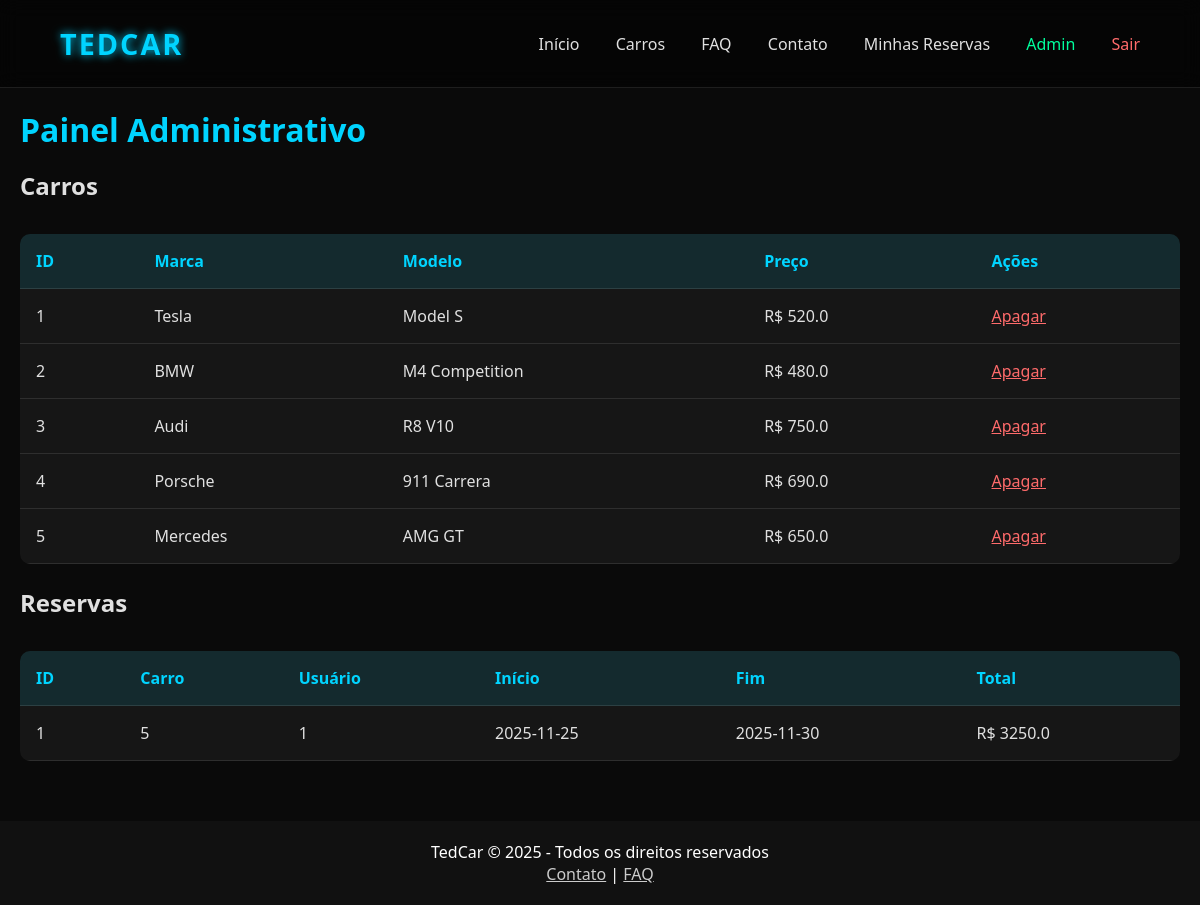
Before: /admin (signed in) with the older database file.
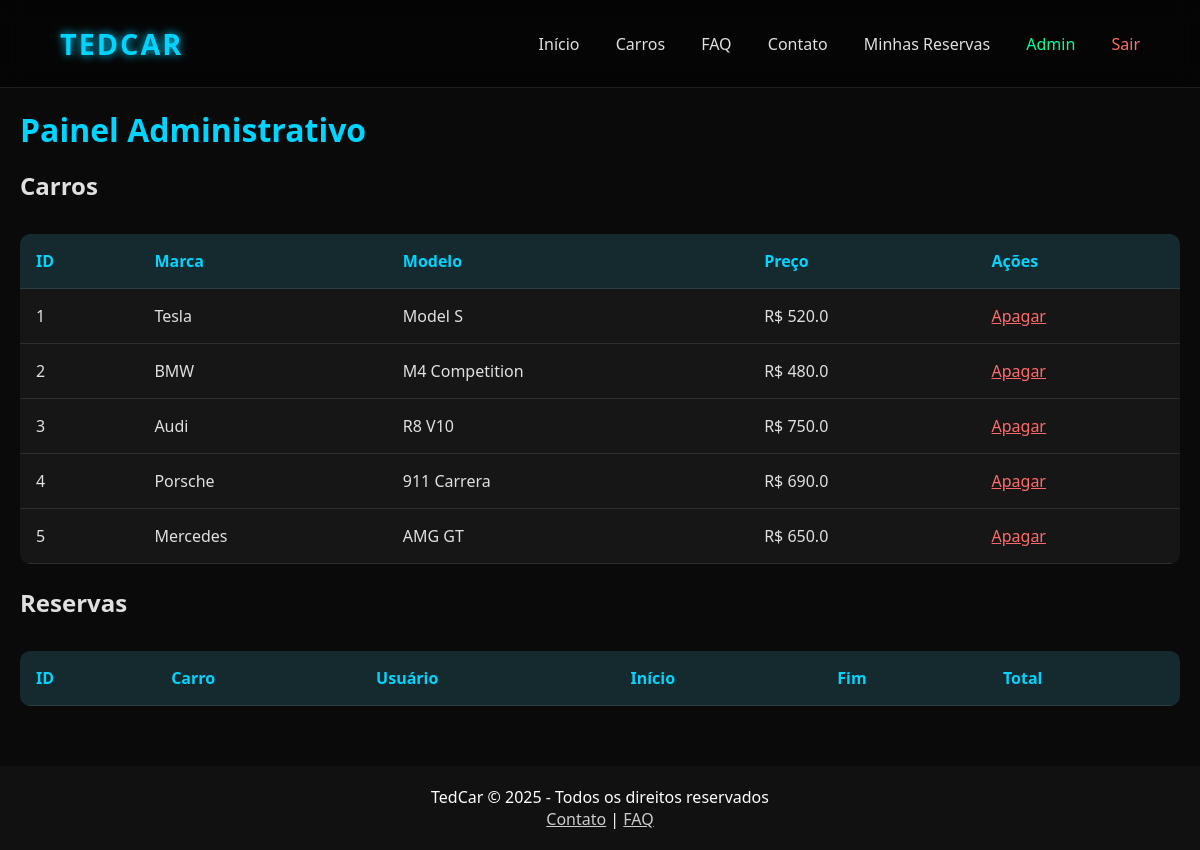
After: the same page with the newer database file.
### tedcar_2.0/app.py (models this page shows)
class Car(db.Model):
    id = db.Column(db.Integer, primary_key=True)
    brand = db.Column(db.String(100), nullable=False)
    model = db.Column(db.String(100), nullable=False)
    price_per_day = db.Column(db.Float, nullable=False)
    image_url = db.Column(db.String(500), nullable=False)
    user_id = db.Column(db.Integer, db.ForeignKey('user.id'), nullable=True) # Nullable for system cars

class Reservation(db.Model):
    id = db.Column(db.Integer, primary_key=True)
    car_id = db.Column(db.Integer, db.ForeignKey('car.id'), nullable=False)
    user_id = db.Column(db.Integer, db.ForeignKey('user.id'), nullable=False)
    start_date = db.Column(db.String(20), nullable=False)
    end_date = db.Column(db.String(20), nullable=False)
    total_price = db.Column(db.Float, nullable=False)
    car = db.relationship('Car')

### tedcar_2.0/app.py (the view)
@app.route('/admin')
@login_required
@admin_required
def admin_dashboard():
    users = User.query.all()
    cars = Car.query.all()
    reservations = Reservation.query.all()
    return render_template('admin.html', users=users, cars=cars, reservations=reservations)

### tedcar_2.0/app.py (called while the page is built)
@login_manager.user_loader
def load_user(user_id):
    return User.query.get(int(user_id))

def admin_required(f):
    @wraps(f)
    def decorated_function(*args, **kwargs):
        if not current_user.is_authenticated:
            return login_manager.unauthorized()
        if not getattr(current_user, 'is_admin', False):
            flash('Acesso negado: admin apenas.', 'error')
            return redirect(url_for('dashboard'))
        return f(*args, **kwargs)
    return decorated_function

### tedcar_2.0/templates/admin.html
{% extends "base.html" %}
{% block content %}
<h1 style="color:var(--primary-color);">Painel Administrativo</h1>
<h2 style="margin-top:18px;">Carros</h2>
<table>
  <thead>
    <tr><th>ID</th><th>Marca</th><th>Modelo</th><th>Preço</th><th>Ações</th></tr>
  </thead>
  <tbody>
    {% for car in cars %}
    <tr>
      <td>{{ car.id }}</td>
      <td>{{ car.brand }}</td>
      <td>{{ car.model }}</td>
      <td>R$ {{ car.price_per_day }}</td>
      <td>
        <a href="{{ url_for('delete_car', id=car.id) }}" style="color:#ff6b6b;">Apagar</a>
      </td>
    </tr>
    {% endfor %}
  </tbody>
</table>
<h2 style="margin-top:22px;">Reservas</h2>
<table>
  <thead>
    <tr><th>ID</th><th>Carro</th><th>Usuário</th><th>Início</th><th>Fim</th><th>Total</th></tr>
  </thead>
  <tbody>
    {% for r in reservations %}
    <tr>
      <td>{{ r.id }}</td>
      <td>{{ r.car_id }}</td>
      <td>{{ r.user_id }}</td>
      <td>{{ r.start_date }}</td>
      <td>{{ r.end_date }}</td>
      <td>R$ {{ r.total_price }}</td>
    </tr>
    {% endfor %}
  </tbody>
</table>
{% endblock %}

Changed rows visible on the page:
removed Reservation: id "1", car_id "5", user_id "1", start_date "2025-11-25", end_date "2025-11-30", total_price "3250.0"
